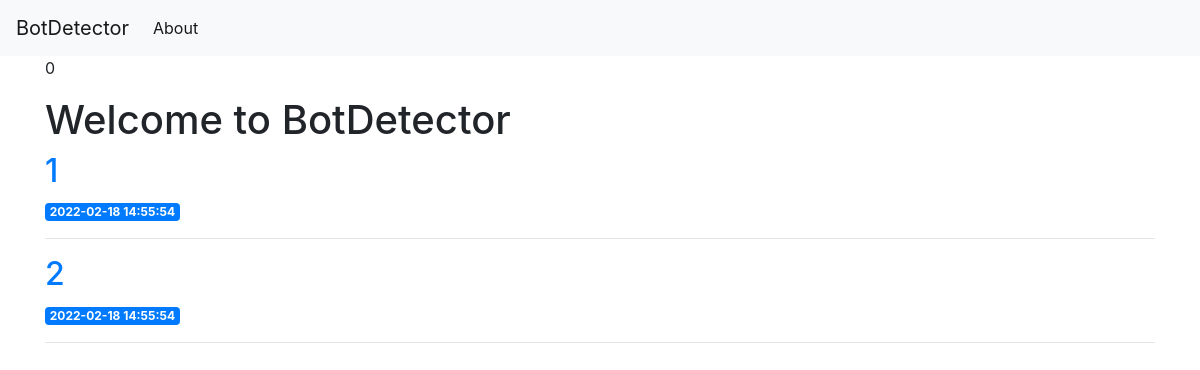
Before: / with the older database file.
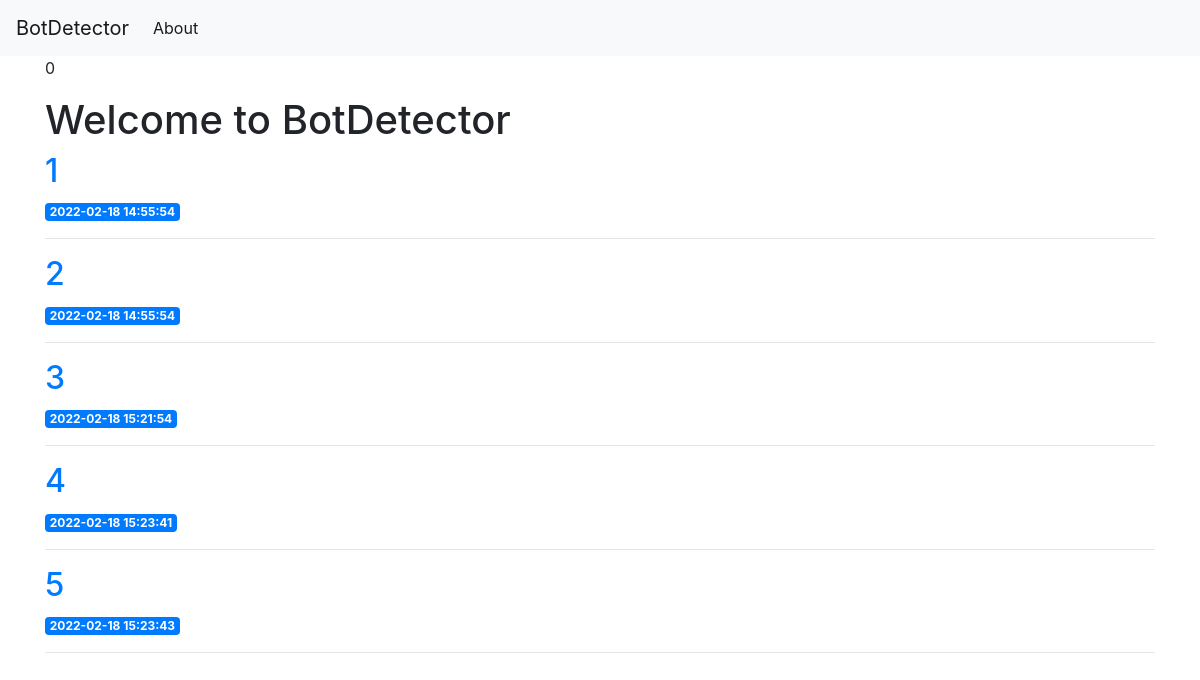
After: the same page with the newer database file.
### tables this page shows
CREATE TABLE data (
    id INTEGER PRIMARY KEY AUTOINCREMENT,
    created TIMESTAMP NOT NULL DEFAULT CURRENT_TIMESTAMP,
    url TEXT NOT NULL,
    isAutomated TEXT NOT NULL,
    appName TEXT NOT NULL,
    appVersion TEXT NOT NULL,
    cookieEnabled TEXT NOT NULL,
    geolocation TEXT NOT NULL,
    platform TEXT NOT NULL,
    userAgent TEXT NOT NULL,
    javaEnabled TEXT NOT NULL,
    Height INTEGER NOT NULL,
    Width INTEGER NOT NULL,
    OutHeight INTEGER NOT NULL,
    OutWidth INTEGER NOT NULL,
    Opener TEXT NOT NULL,
    evalBrowser INTEGER NOT NULL,
    result TEXT NOT NULL DEFAULT 'undefined'
);

### app.py (the view)
@app.route('/', methods=['GET'])
def index():
    conn = get_db_connection()
    data = conn.execute('SELECT * FROM data').fetchall()
    conn.close()
    return render_template('index.html', data=data)

### app.py (called while the page is built)
def get_db_connection():
    conn = sqlite3.connect('database.db')
    conn.row_factory = sqlite3.Row
    return conn

### templates/index.html
{% extends 'base.html' %}
{% block content %}
    <h1>{% block title %} Welcome to BotDetector {% endblock %}</h1>
    {% for post in data %}
        <a href="{{ url_for('post', post_id=post['id']) }}">
            <h2>{{ post['id'] }}</h2>
        </a>
        <span class="badge badge-primary">{{ post['created'] }}</span>
        <hr>
    {% endfor %}
{% endblock %}

### templates/base.html (shortened to what this page needs)
<!doctype html>
<html lang="en">
  <head>
    <link rel="stylesheet" href="{{ url_for('static', filename= 'css/style.css') }}">
  </head>
  <body>
    <nav class="navbar navbar-expand-md navbar-light bg-light">
        <a class="navbar-brand" href="{{ url_for('index')}}">BotDetector</a>
        <div class="collapsintegrity="sha384-ggOyR0iXCbMQv3Xipma34MD+dH/1fQ784/j6cY/iJTQUOhcWr7x9JvoRxT2MZw1T"e navbar-collapse" id="navbarNav">
            <ul class="navbar-nav">
            <li class="nav-item active">
                <a class="nav-link" href="#">About</a>
            </li>
            </ul>
        </div>
    </nav>
    <div class="container">
      <p id="target">speed</p>
        {% block content %} {% endblock %}
    </div>
  </body>
</html>

Changed rows visible on the page:
added data: id "3", created "2022-02-18 15:21:54"
added data: id "4", created "2022-02-18 15:23:41"
added data: id "5", created "2022-02-18 15:23:43"
